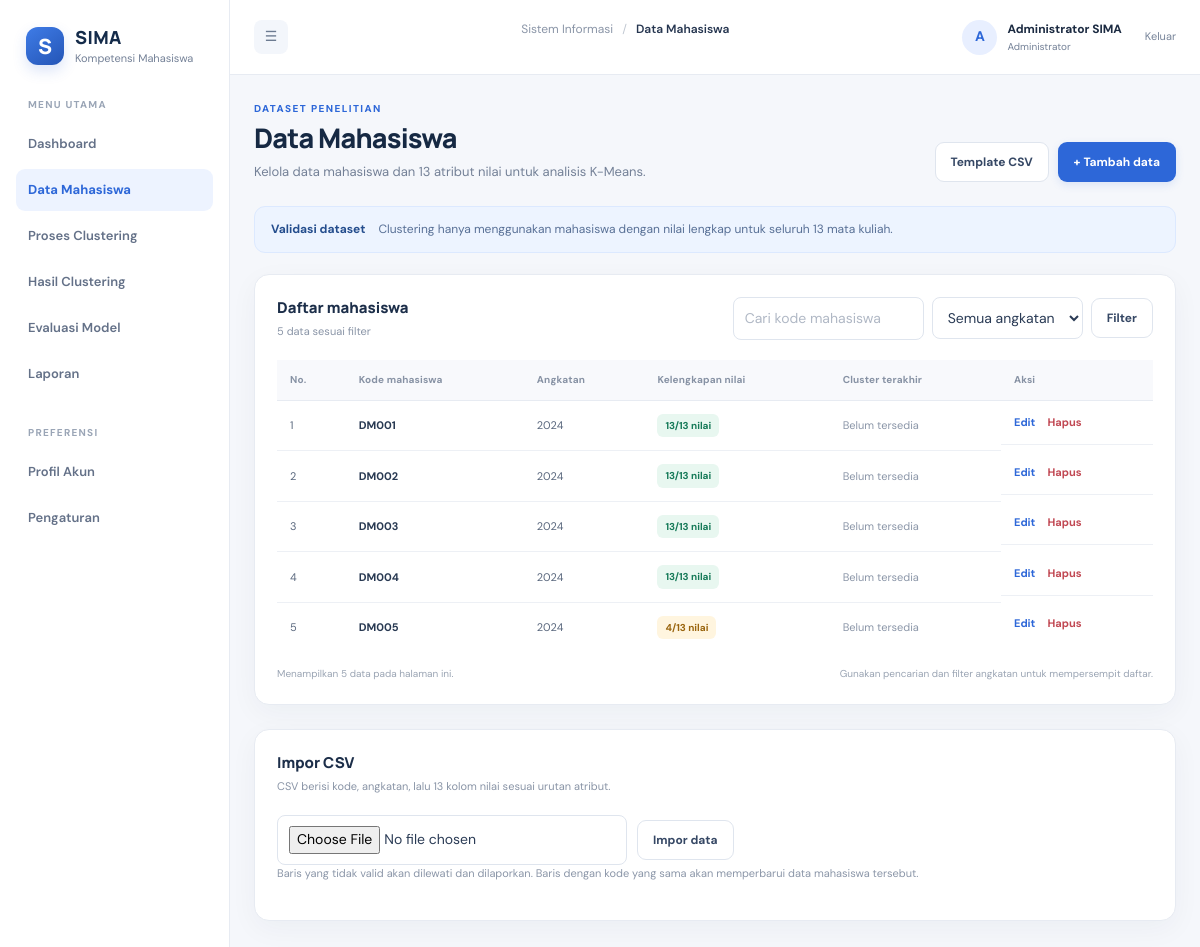
The page /index.php?page=mahasiswa (signed in) on the database its author committed.
### tables this page shows
CREATE TABLE mahasiswa (
 id BIGINT UNSIGNED AUTO_INCREMENT PRIMARY KEY, kode_mahasiswa VARCHAR(20) NOT NULL UNIQUE, angkatan SMALLINT UNSIGNED NOT NULL,
 created_at TIMESTAMP NOT NULL DEFAULT CURRENT_TIMESTAMP, updated_at TIMESTAMP NOT NULL DEFAULT CURRENT_TIMESTAMP ON UPDATE CURRENT_TIMESTAMP,
 INDEX idx_mahasiswa_angkatan(angkatan)
);

### index.php (called while the page is built, shortened)
<?php
$page=$_GET['page']??'dashboard';
$pageTitle=match($page){'dashboard'=>'Dashboard','mahasiswa'=>'Data Mahasiswa','clustering'=>'Proses Clustering','hasil-clustering'=>'Hasil Clustering','evaluasi'=>'Evaluasi Model','laporan'=>'Laporan Penelitian','profil'=>'Profil Akun','pengaturan'=>'Pengaturan',default=>'Halaman Tidak Ditemukan'};
$activePage=$page;
include __DIR__.'/includes/header.php';
include __DIR__.'/includes/sidebar.php';
include __DIR__.'/includes/navbar.php';
include __DIR__.'/pages/'.$page.'.php';
include __DIR__.'/includes/footer.php';

### includes/functions.php (called while the page is built, shortened)
<?php
function e(mixed $value): string { return htmlspecialchars((string)$value, ENT_QUOTES, 'UTF-8'); }
function url(string $page = 'dashboard', array $params = []): string {
    return APP_BASE . '/index.php?' . http_build_query(array_merge(['page'=>$page], $params));
}
function subjects(PDO $pdo): array { return $pdo->query('SELECT * FROM mata_kuliah ORDER BY id')->fetchAll(); }

### pages/mahasiswa.php (the view, shortened to what this page needs)
<?php
$subs=subjects($pdo);$editId=(int)($_GET['edit']??0);$edit=null;$editValues=[];
$q=trim((string)($_GET['q']??''));$angkatan=(int)($_GET['angkatan']??0);
$sql="SELECT m.*,COUNT(DISTINCT n.mata_kuliah_id) lengkap FROM mahasiswa m LEFT JOIN nilai_mahasiswa n ON n.mahasiswa_id=m.id WHERE 1=1";$params=[];
$sql.=' GROUP BY m.id ORDER BY m.kode_mahasiswa';$st=$pdo->prepare($sql);$st->execute($params);$students=$st->fetchAll();
?>
<div class="page-heading"><div><div class="eyebrow">DATASET PENELITIAN</div><h1>Data Mahasiswa</h1><p>Kelola data mahasiswa dan 13 atribut nilai untuk analisis K-Means.</p></div><div class="heading-actions"><a class="btn btn-outline" href="<?= APP_BASE ?>/exports/template.csv.php">Template CSV</a><a class="btn btn-primary" href="<?= url('mahasiswa',['form'=>1]) ?>">+ Tambah data</a></div></div>
<div class="notice"><strong>Validasi dataset</strong><span>Clustering hanya menggunakan mahasiswa dengan nilai lengkap untuk seluruh <?= count($subs) ?> mata kuliah.</span></div>
<section class="panel"><div class="panel-heading"><div><h2>Daftar mahasiswa</h2><p><?= count($students) ?> data sesuai filter</p></div><form class="filter-form" method="get"><input name="q" value="<?= e($q) ?>" placeholder="Cari kode mahasiswa"><select name="angkatan"><option value="0">Semua angkatan</option></select><button class="btn btn-outline" type="submit">Filter</button></form></div>
<div class="table-scroll"><table><thead><tr><th>No.</th><th>Kode mahasiswa</th><th>Angkatan</th><th>Kelengkapan nilai</th><th>Cluster terakhir</th><th>Aksi</th></tr></thead><tbody>
<?php foreach($students as $i=>$s): $h=$pdo->prepare('SELECT label_kompetensi FROM hasil_clustering WHERE mahasiswa_id=? ORDER BY riwayat_clustering_id DESC LIMIT 1');$h->execute([$s['id']]);$label=$h->fetchColumn(); ?>
<tr><td><?= $i+1 ?></td><td><strong><?= e($s['kode_mahasiswa']) ?></strong></td><td><?= (int)$s['angkatan'] ?></td><td><span class="pill <?= (int)$s['lengkap']===count($subs)?'pill-success':'pill-warning' ?>"><?= (int)$s['lengkap'] ?>/<?= count($subs) ?> nilai</span></td><td><?= $label?e($label):'<span class="muted">Belum tersedia</span>' ?></td><td class="actions"><a class="action-link" href="<?= url('mahasiswa',['edit'=>$s['id']]) ?>">Edit</a><button class="action-link danger-link" type="button" data-confirm-form="delete-<?= (int)$s['id'] ?>">Hapus</button></td></tr>
<?php endforeach; if(!$students): ?><tr><td colspan="6"><div class="empty-inline">Data tidak ditemukan. Coba ubah filter atau tambahkan data baru.</div></td></tr><?php endif; ?></tbody></table></div>
<div class="table-foot"><span>Menampilkan <?= count($students) ?> data pada halaman ini.</span><span>Gunakan pencarian dan filter angkatan untuk mempersempit daftar.</span></div></section>
<section class="panel mt-24"><div class="panel-heading"><div><h2>Impor CSV</h2><p>CSV berisi kode, angkatan, lalu 13 kolom nilai sesuai urutan atribut.</p></div></div><form class="import-form" action="<?= APP_BASE ?>/process/import-process.php" method="post" enctype="multipart/form-data"><?= csrf_field() ?><input type="file" name="csv" accept=".csv,text/csv" required><button class="btn btn-outline" type="submit">Impor data</button></form><p class="small muted">Baris yang tidak valid akan dilewati dan dilaporkan. Baris dengan kode yang sama akan memperbarui data mahasiswa tersebut.</p></section>

### includes/header.php (shortened to what this page needs)
<!doctype html>
<html lang="id">
<head>
<link href="https://cdn.jsdelivr.net/npm/bootstrap@5.3.3/dist/css/bootstrap.min.css" rel="stylesheet">
<link rel="stylesheet" href="<?= APP_BASE ?>/assets/css/style.css">
</head><body>
<div class="app-shell">

### includes/sidebar.php
<aside class="sidebar" id="sidebar">
  <a class="brand" href="<?= url('dashboard') ?>"><span class="brand-mark">S</span><span><strong>SIMA</strong><small>Kompetensi Mahasiswa</small></span></a>
  <div class="side-label">MENU UTAMA</div>
  <?php $nav=[['dashboard','grid-2x2','Dashboard'],['mahasiswa','users','Data Mahasiswa'],['clustering','git-branch','Proses Clustering'],['hasil-clustering','chart-no-axes-combined','Hasil Clustering'],['evaluasi','chart-line','Evaluasi Model'],['laporan','file-text','Laporan']]; ?>
  <nav><?php foreach($nav as [$key,$icon,$label]): ?>
    <a class="nav-link <?= ($activePage??'')===$key?'active':'' ?>" href="<?= url($key) ?>"><?= e($label) ?></a>
  <?php endforeach; ?></nav>
  <div class="side-label side-label-bottom">PREFERENSI</div>
  <nav>  <a class="nav-link <?= ($activePage??'')==='profil'?'active':'' ?>" href="<?= url('profil') ?>">Profil Akun</a>
  <a class="nav-link <?= ($activePage??'')==='pengaturan'?'active':'' ?>" href="<?= url('pengaturan') ?>">Pengaturan</a></nav>
</aside>

### includes/navbar.php (shortened to what this page needs)
<header class="topbar">
  <button class="icon-btn mobile-menu" id="menuToggle" aria-label="Buka menu">☰</button>
  <div class="breadcrumb">Sistem Informasi <span>/</span> <strong><?= e($pageTitle ?? 'Dashboard') ?></strong></div>
  <div class="top-user"><div class="avatar"><?= e(strtoupper(substr($_SESSION['nama']??'A',0,1))) ?></div><div class="user-copy"><strong><?= e($_SESSION['nama']??'Administrator') ?></strong><small>Administrator</small></div><a class="logout-link" href="<?= APP_BASE ?>/process/logout-process.php" title="Keluar">Keluar</a></div>
</header>
<main class="main-content">

### includes/footer.php
</main>
</div>
</body></html>

### rows shown on the page
mahasiswa: kode_mahasiswa "DM001", angkatan "2024", lengkap "13"
mahasiswa: kode_mahasiswa "DM002", angkatan "2024", lengkap "13"
mahasiswa: kode_mahasiswa "DM003", angkatan "2024", lengkap "13"
mahasiswa: kode_mahasiswa "DM004", angkatan "2024", lengkap "13"
mahasiswa: kode_mahasiswa "DM005", angkatan "2024", lengkap "4"

### other values the page prints
$label "Dashboard"
$label "Data Mahasiswa"
$label "Proses Clustering"
$label "Hasil Clustering"
$label "Evaluasi Model"
$label "Laporan"
$pageTitle "Data Mahasiswa"
substr($_SESSION['nama']??'A',0,1) "A"
$_SESSION['nama'] "Administrator SIMA"
count($subs) "13"
count($students) "5"
